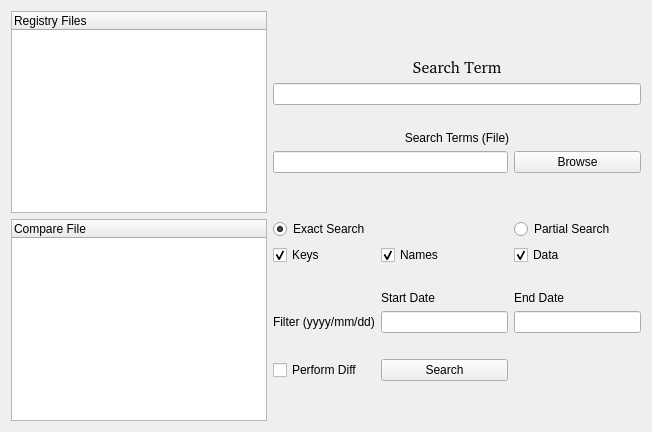
          <widget class="QWidget" name="SearchTab">
           <attribute name="title">
            <string>Search</string>
           </attribute>
           <layout class="QGridLayout" name="gridLayout_21">
            <item row="0" column="0">
             <layout class="QGridLayout" name="gridLayout_20">
              <item row="0" column="0" rowspan="3">
               <layout class="QGridLayout" name="gridLayout_8">
                <item row="0" column="0">
                 <widget class="QTreeWidget" name="searchTreeWidget">
                  <property name="selectionMode">
                   <enum>QAbstractItemView::ExtendedSelection</enum>
                  </property>
                  <column>
                   <property name="text">
                    <string>Registry Files</string>
                   </property>
                  </column>
                 </widget>
                </item>
                <item row="1" column="0">
                 <widget class="QTreeWidget" name="searchDiffTreeWidget">
                  <column>
                   <property name="text">
                    <string>Compare File</string>
                   </property>
                  </column>
                 </widget>
                </item>
               </layout>
              </item>
              <item row="0" column="1">
               <spacer name="horizontalSpacer_15">
                <property name="orientation">
                 <enum>Qt::Horizontal</enum>
                </property>
                <property name="sizeHint" stdset="0">
                 <size>
                  <width>208</width>
                  <height>20</height>
                 </size>
                </property>
               </spacer>
              </item>
              <item row="1" column="1">
               <layout class="QGridLayout" name="gridLayout_6">
                <item row="14" column="2">
                 <widget class="QLabel" name="label_13">
                  <property name="text">
                   <string>End Date</string>
                  </property>
                  <property name="alignment">
                   <set>Qt::AlignLeading|Qt::AlignLeft|Qt::AlignVCenter</set>
                  </property>
                 </widget>
                </item>
                <item row="17" column="1">
                 <widget class="QPushButton" name="searchPushButton">
                  <property name="text">
                   <string>Search</string>
                  </property>
                 </widget>
                </item>
                <item row="14" column="1">
                 <widget class="QLabel" name="label_12">
                  <property name="text">
                   <string>Start Date</string>
                  </property>
                  <property name="alignment">
                   <set>Qt::AlignLeading|Qt::AlignLeft|Qt::AlignVCenter</set>
                  </property>
                 </widget>
                </item>
                <item row="14" column="0">
                 <widget class="QLabel" name="label_14">
                  <property name="text">
                   <string/>
                  </property>
                  <property name="alignment">
                   <set>Qt::AlignCenter</set>
                  </property>
                 </widget>
                </item>
                <item row="11" column="2">
                 <widget class="QRadioButton" name="partialSearchRadioButton">
                  <property name="text">
                   <string>Partial Search</string>
                  </property>
                 </widget>
                </item>
                <item row="11" column="0">
                 <widget class="QRadioButton" name="exactSearchRadioButton">
                  <property name="text">
                   <string>Exact Search</string>
                  </property>
                  <property name="checked">
                   <bool>true</bool>
                  </property>
                 </widget>
                </item>
                <item row="12" column="0">
                 <widget class="QCheckBox" name="searchKeysCheckBox">
                  <property name="text">
                   <string>Keys</string>
                  </property>
                  <property name="checked">
                   <bool>true</bool>
                  </property>
                 </widget>
                </item>
                <item row="12" column="1">
                 <widget class="QCheckBox" name="searchNamesCheckBox">
                  <property name="text">
                   <string>Names</string>
                  </property>
                  <property name="checked">
                   <bool>true</bool>
                  </property>
                 </widget>
                </item>
                <item row="12" column="2">
                 <widget class="QCheckBox" name="searchDataCheckBox">
                  <property name="text">
                   <string>Data</string>
                  </property>
                  <property name="checked">
                   <bool>true</bool>
                  </property>
                 </widget>
                </item>
                <item row="4" column="0" colspan="3">
                 <widget class="QLabel" name="label_15">
                  <property name="text">
                   <string>Search Terms (File)</string>
                  </property>
                  <property name="alignment">
                   <set>Qt::AlignCenter</set>
                  </property>
                 </widget>
                </item>
                <item row="2" column="0" colspan="3">
                 <widget class="QLineEdit" name="searchLineEdit"/>
                </item>
                <item row="8" column="2">
                 <widget class="QPushButton" name="searchTermsPushButton">
                  <property name="text">
                   <string>Browse</string>
                  </property>
                 </widget>
                </item>
                <item row="8" column="0" colspan="2">
                 <widget class="QLineEdit" name="searchTermsLineEdit"/>
                </item>
                <item row="9" column="0" colspan="3">
                 <spacer name="horizontalSpacer_9">
                  <property name="orientation">
                   <enum>Qt::Horizontal</enum>
                  </property>
                  <property name="sizeHint" stdset="0">
                   <size>
                    <width>40</width>
                    <height>20</height>
                   </size>
                  </property>
                 </spacer>
                </item>
                <item row="3" column="0" colspan="3">
                 <spacer name="horizontalSpacer_10">
                  <property name="orientation">
                   <enum>Qt::Horizontal</enum>
                  </property>
                  <property name="sizeHint" stdset="0">
                   <size>
                    <width>40</width>
                    <height>20</height>
                   </size>
                  </property>
                 </spacer>
                </item>
                <item row="10" column="0" colspan="3">
                 <spacer name="horizontalSpacer_12">
                  <property name="orientation">
                   <enum>Qt::Horizontal</enum>
                  </property>
                  <property name="sizeHint" stdset="0">
                   <size>
                    <width>40</width>
                    <height>20</height>
                   </size>
                  </property>
                 </spacer>
                </item>
                <item row="15" column="0">
                 <widget class="QLabel" name="label_16">
                  <property name="text">
                   <string>Filter (yyyy/mm/dd)</string>
                  </property>
                 </widget>
                </item>
                <item row="15" column="1">
                 <widget class="QLineEdit" name="searchStartDateLineEdit"/>
                </item>
                <item row="15" column="2">
                 <widget class="QLineEdit" name="searchEndDateLlineEdit"/>
                </item>
                <item row="13" column="0" colspan="3">
                 <spacer name="horizontalSpacer_13">
                  <property name="orientation">
                   <enum>Qt::Horizontal</enum>
                  </property>
                  <property name="sizeHint" stdset="0">
                   <size>
                    <width>40</width>
                    <height>20</height>
                   </size>
                  </property>
                 </spacer>
                </item>
                <item row="16" column="0" colspan="3">
                 <spacer name="horizontalSpacer_14">
                  <property name="orientation">
                   <enum>Qt::Horizontal</enum>
                  </property>
                  <property name="sizeHint" stdset="0">
                   <size>
                    <width>40</width>
                    <height>20</height>
                   </size>
                  </property>
                 </spacer>
                </item>
                <item row="17" column="0">
                 <widget class="QCheckBox" name="performSearchDiffCheckBox">
                  <property name="text">
                   <string>Perform Diff</string>
                  </property>
                 </widget>
                </item>
                <item row="1" column="0" colspan="3">
                 <widget class="QLabel" name="searchTermLabel">
                  <property name="font">
                   <font>
                    <family>Bitstream Charter</family>
                    <pointsize>12</pointsize>
                   </font>
                  </property>
                  <property name="text">
                   <string>Search Term</string>
                  </property>
                  <property name="alignment">
                   <set>Qt::AlignCenter</set>
                  </property>
                 </widget>
                </item>
                <item row="0" column="0" colspan="3">
                 <spacer name="horizontalSpacer">
                  <property name="orientation">
                   <enum>Qt::Horizontal</enum>
                  </property>
                  <property name="sizeHint" stdset="0">
                   <size>
                    <width>40</width>
                    <height>20</height>
                   </size>
                  </property>
                 </spacer>
                </item>
                <item row="18" column="0" colspan="3">
                 <spacer name="horizontalSpacer_2">
                  <property name="orientation">
                   <enum>Qt::Horizontal</enum>
                  </property>
                  <property name="sizeHint" stdset="0">
                   <size>
                    <width>40</width>
                    <height>20</height>
                   </size>
                  </property>
                 </spacer>
                </item>
               </layout>
              </item>
              <item row="2" column="1">
               <spacer name="horizontalSpacer_16">
                <property name="orientation">
                 <enum>Qt::Horizontal</enum>
                </property>
                <property name="sizeHint" stdset="0">
                 <size>
                  <width>368</width>
                  <height>20</height>
                 </size>
                </property>
               </spacer>
              </item>
             </layout>
            </item>
           </layout>
          </widget>
